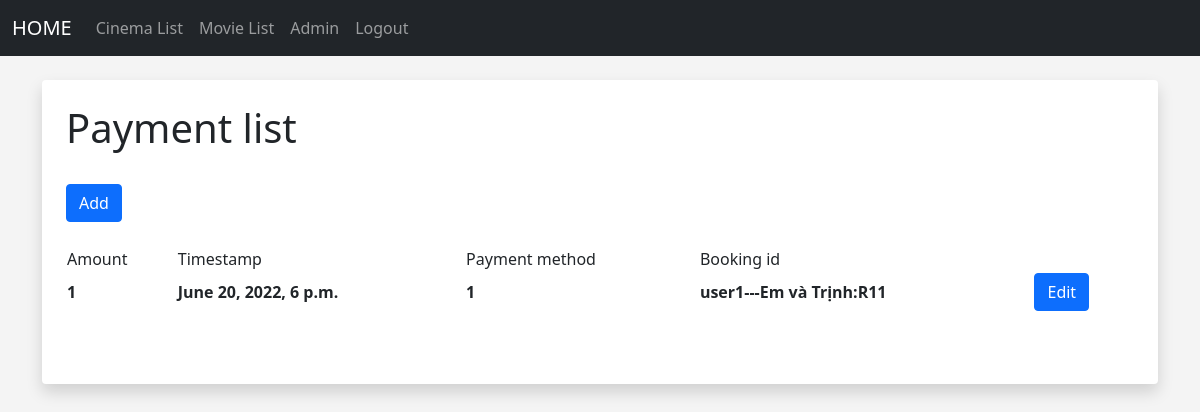
Page /payment_list (signed in) on the earlier database version.
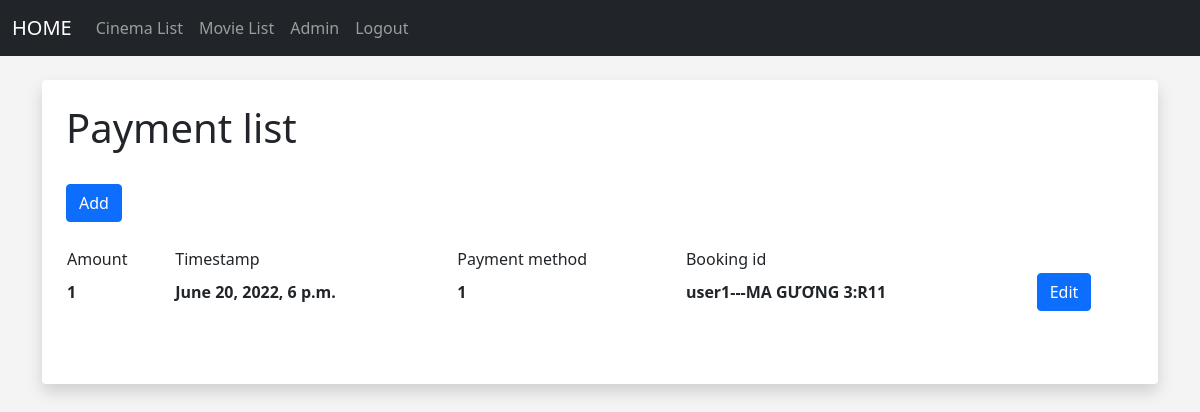
Same page on the later database version.
### members/models.py (models this page shows)
class Payment(models.Model):
    amount = models.IntegerField()
    timestamp = models.DateTimeField()
    payment_method = models.CharField(max_length=100)
    booking_id = models.ForeignKey(Booking, on_delete=models.CASCADE)

class Booking(models.Model):
    number_of_seats = models.IntegerField()
    timestamp = models.DateTimeField()
    status = models.IntegerField()
    user_id = models.ForeignKey(settings.AUTH_USER_MODEL, on_delete=models.CASCADE)
    show_id = models.ForeignKey(Show, on_delete=models.CASCADE)
    def __str__(self):
        return str(self.user_id) + '---' + str(self.show_id)

class Show(models.Model):
    date = models.DateField()
    start_time = models.TimeField()
    end_time = models.TimeField()
    cinema_hall_id = models.ForeignKey(Cinema_Hall, on_delete=models.CASCADE)
    movie_id = models.ForeignKey(Movie, on_delete=models.CASCADE)
    def __str__(self):
        return str(self.movie_id) +':'+str(self.cinema_hall_id)

class Movie(models.Model):
    title = models.CharField(max_length=256)
    image = models.ImageField(upload_to = "images/")
    description = models.CharField(max_length=512)
    duration = models.IntegerField()
    released_date = models.DateField()
    genre = models.CharField(max_length=256)
    def __str__(self):
        return self.title

class Cinema_Hall(models.Model):
    name = models.CharField(max_length=64)
    total_seats = models.IntegerField()
    cinema_id = models.ForeignKey(Cinema, on_delete=models.CASCADE)
    def __str__(self):
        return self.name

### members/views.py (the view)
# urls.py: path('payment_list', views.get_all_payment, name='payment_list'),
def get_all_payment(request):
    payment_list = Payment.objects.all()
    return render(request, 'ui/payment_list.html', {'payment_list':payment_list})

### members/templates/ui/payment_list.html (shortened to what this page needs)
{% extends 'ui/base.html' %}
{% block content %}
{% if user.is_superuser %}
	<div class="shadow p-4 mb-5 bg-body rounded">
	<h1>Payment list</h1>
    <br/>
    <a href="{% url 'add_payment' %}" class="btn btn-primary" role="button">Add</a>
    <br/>
<br/>
<div class="container">
  <div class="row">
    <table>
    <tr>
        <td>Amount</td>
        <td>Timestamp</td>
        <td>Payment method</td>
        <td>Booking id</td>
    </tr>
      {% for payment in payment_list %}
    <tr>
        <th>
          {{payment.amount}}
        </th>
        <th>
            {{payment.timestamp}}
        </th>
        <th>
            {{payment.payment_method}}
        </th>
        <th>
            {{payment.booking_id}}
        </th>
        <th>
            {% if user.is_superuser %}
            <a href="{% url 'edit_payment' payment.id %}" class="btn btn-primary" role="button">Edit</a>
            {% endif %}
        </th>
    </tr>
      {% endfor %}
    </table>
  </div>
</div>
<br/><br/>
{%else%}
<center>
    <h1>Sorry you don't have permission to access this page</h1>
    </center>
{% endif %}
{% endblock %}

Differences in the rows shown:
changed through a linked row, Payment: booking_id "user1---Em và Trịnh:R11" → "user1---MA GƯƠNG 3:R11"
